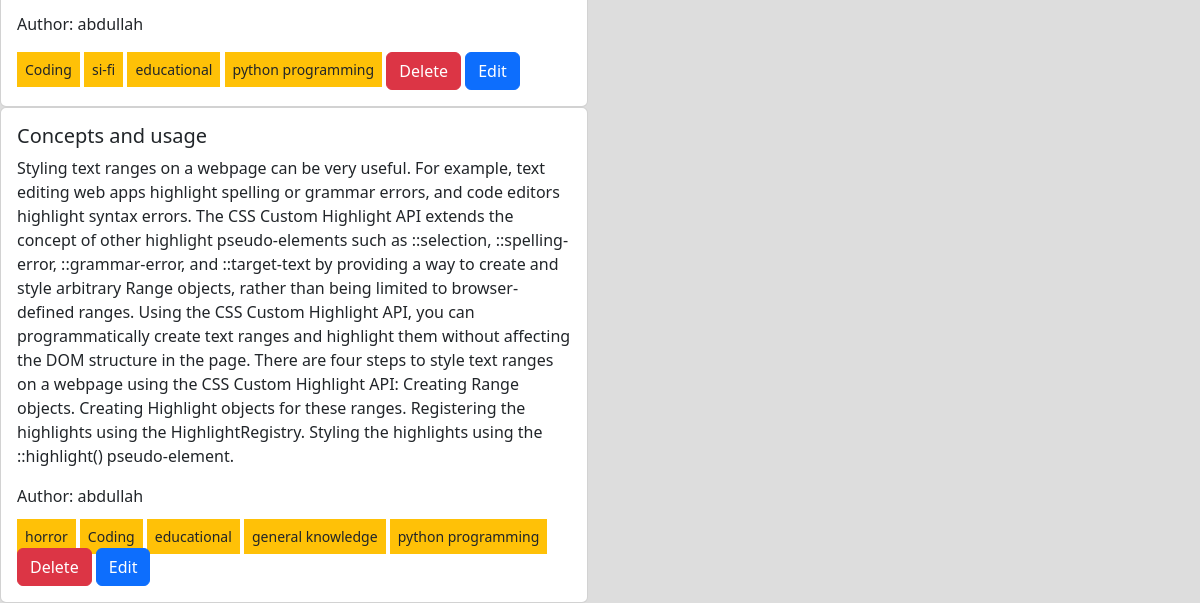
/author/profile/ (signed in, lower part), run on an earlier commit of the app's database.
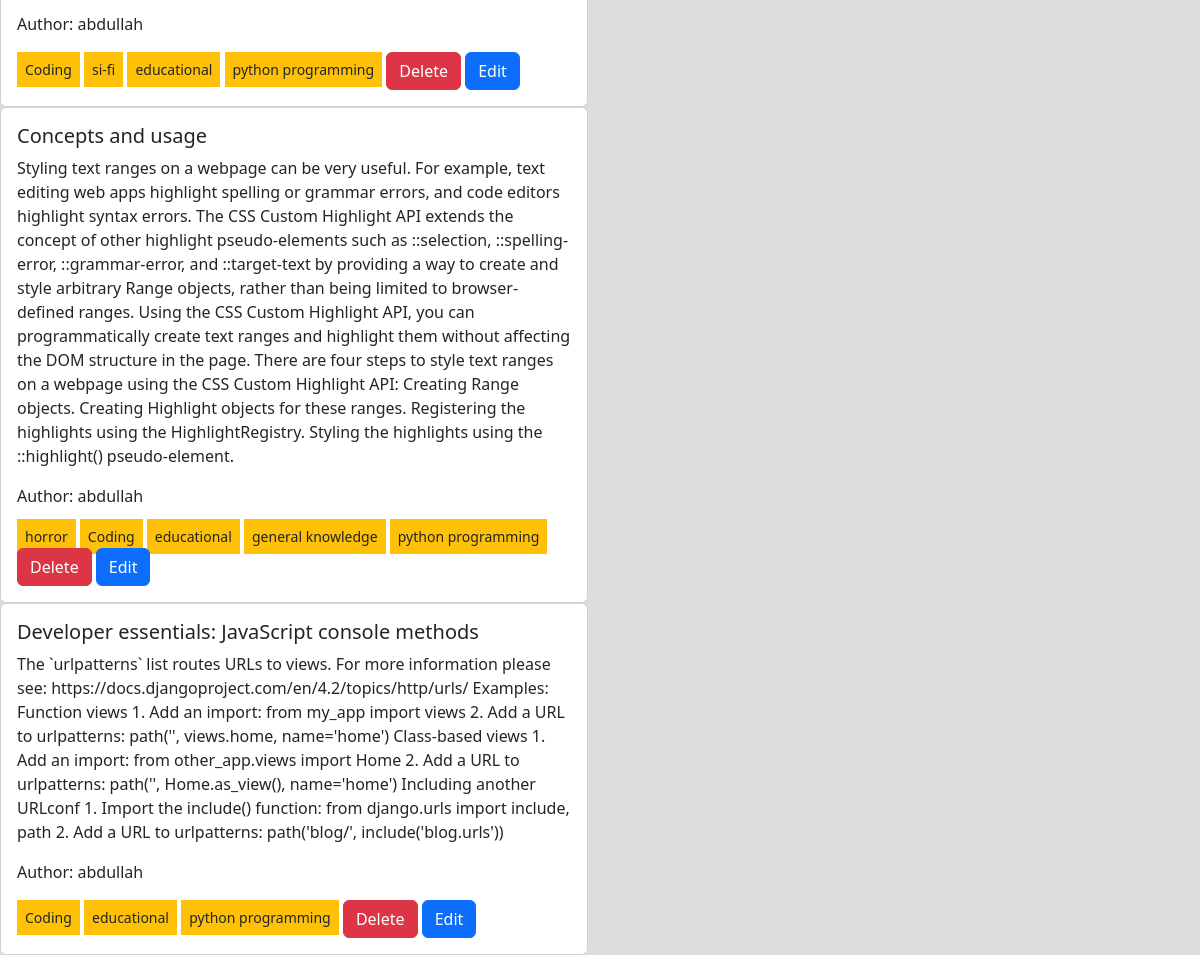
And on a later commit of the database.
### posts/models.py (models this page shows, shortened)
class Post(models.Model):
    title = models.CharField(max_length=100)
    content = models.TextField()
    category = models.ManyToManyField(Category)
    author = models.ForeignKey(User, on_delete=models.CASCADE)

### categories/models.py (models this page shows, shortened)
class Category(models.Model):
    name = models.CharField(max_length=100)
    slug = models.SlugField(max_length=100,unique=True, null=True, blank=True)

### author/views.py (the view)
# urls.py: path('profile/', views.profile, name='profile'),
@login_required
def profile(request):
    data = Post.objects.filter(author = request.user)
    return render(request, 'author/profile.html' , {'data': data})

### author/templates/author/profile.html (shortened to what this page needs)
{% extends 'base.html' %} {% load crispy_forms_tags %} {% block content %}
<div>
  <div class="row">
    <div class="col-sm-6 mb-3 mb-sm-0">
      {% for post in data %}
      <div class="card">
        <div class="card-body">
          <h5 class="card-title">{{post.title}}</h5>
          <p class="card-text">{{post.content}}</p>
          <p>Author: {{post.author}}</p>
          {% for item in post.category.all %}
          <small class="bg-warning p-2">{{item.name}}</small>
          {% endfor %}
          <a href='{% url "delete_posts" post.id %}' class="btn btn-danger"
            >Delete</a
          >
          <a href='{% url "edit_posts" post.id %}' class="btn btn-primary"
            >Edit</a
          >
        </div>
      </div>
      {% endfor %}
    </div>
  </div>
</div>
{% endblock %}

What changed in the data, as far as the page shows it:
added Post: title "Developer essentials: JavaScript console methods", content "The `urlpatterns` list routes URLs to views. For more information please see: https://docs.djangoproject.com/en/4.2/topics/http/urls/ Examples: Function views 1. Add an import: from my_app import views 2. Add a URL to urlpatterns: path('', views.home, name='home') Class-based views 1. Add an import: from other_app.views import Home 2. Add a URL to urlpatterns: path('', Home.as_view(), name='home') Including another URLconf 1. Import the include() function: from django.urls import include, path 2. Add a URL to urlpatterns: path('blog/', include('blog.urls'))", author "abdullah", Category (name "Coding"), Category (name "educational"), Category (name "python programming")
